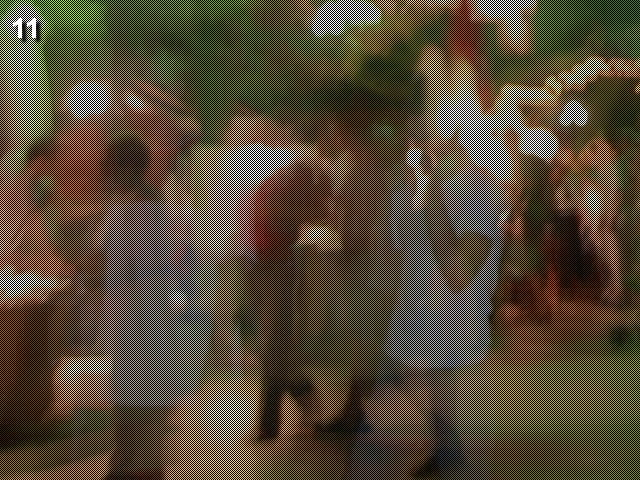
#> input picture cave.jpg, 640 x 480 px
$ python level11.py   (Python 2 division)
#> lines starting #> are read from the running program, lines starting #| are printed output that depends on the picture
from PIL import Image

def solve():
  src = Image.open("cave.jpg")
#> src is the input picture: PIL image 640x480 RGB; mean R, G, B 85.8, 73.7, 57.3
  w,h = src.size[0], src.size[1]
#> w = 640; h = 480
  new = Image.new(src.mode,(w, h))
#> new: PIL image 640x480 RGB; every value is 0
  src_pix = src.load()
  new_pix = new.load()

  print 3//2, 3/2

  for x in range(w):
    for y in range(h):
      p = src_pix[x,y]
      i = x/2
      j = y/2
      if x%2==0 and y%2==0:
        new_pix[i,j] = p
      elif x%2==0 and y%2==1:
        new_pix[i,j+h//2] = p
      elif x%2==1 and y%2==0:
        new_pix[i+w//2,j] = p
      elif x%2==1 and y%2==1:
        new_pix[i+w//2,j+h//2] = p
  new.save('new.jpg')
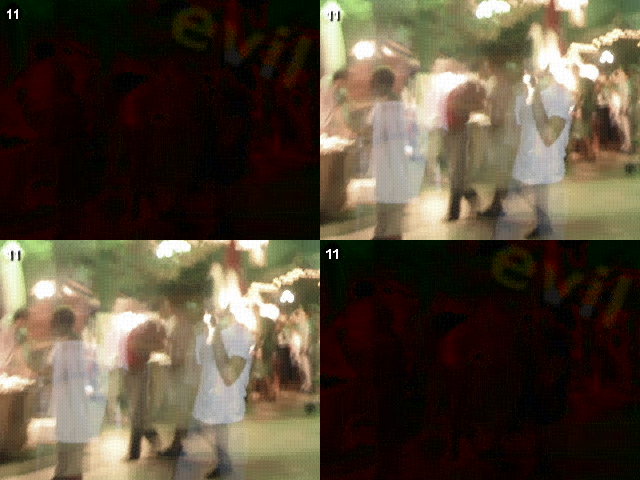
#> saved as new.jpg: PIL image 640x480 RGB; mean R, G, B 85.8, 73.7, 57.3
  new.show()

if __name__ == "__main__":
  solve()

$ run again, with 18.jpg copied over cave.jpg
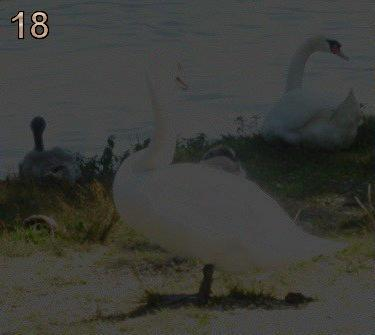
#> input picture 18.jpg, 375 x 335 px
#> in solve, src is the input picture: PIL image 375x335 RGB; mean R, G, B 59.8, 60.8, 56.3
#> new: PIL image 375x335 RGB; every value is 0
#> in solve, `new.save('new.jpg')`:
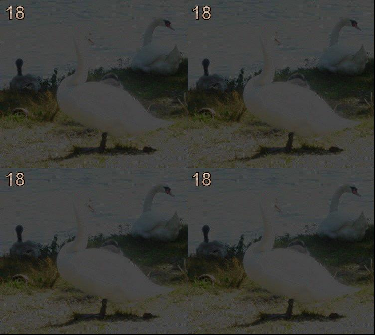
#> saved as new.jpg: PIL image 375x335 RGB; mean R, G, B 59.4, 60.4, 55.9

$ run again, with balloons.jpg copied over cave.jpg
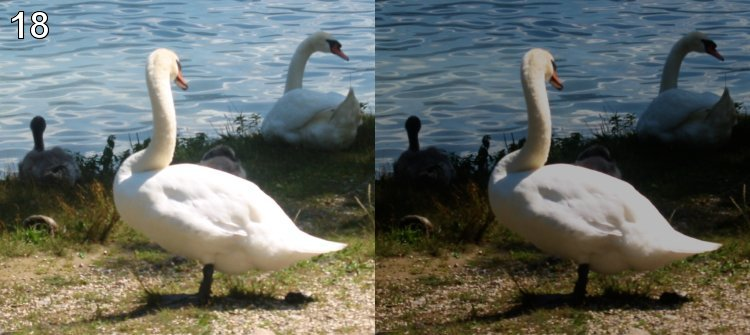
#> input picture balloons.jpg, 750 x 335 px
#> in solve, src is the input picture: PIL image 750x335 RGB; mean R, G, B 100.5, 105.4, 99.9
#> new: PIL image 750x335 RGB; every value is 0
#> in solve, `new.save('new.jpg')`:
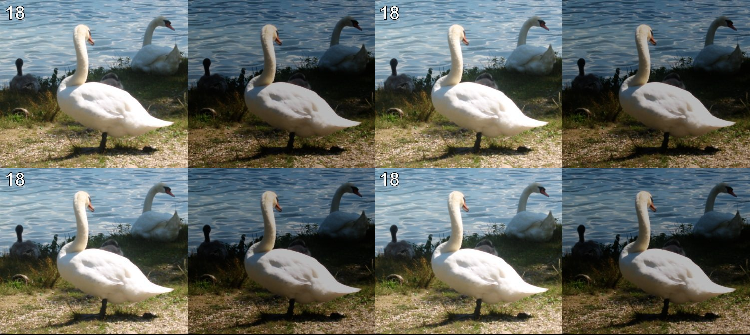
#> saved as new.jpg: PIL image 750x335 RGB; mean R, G, B 100.2, 105, 99.5
